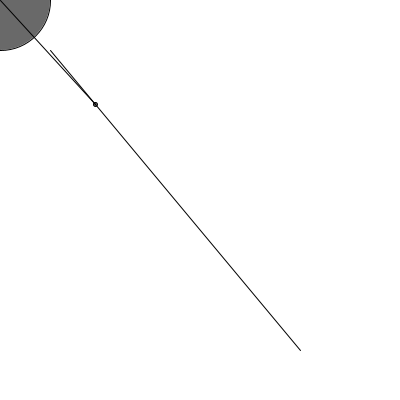
Frame 1 (no input)
Frame 60 (the mouse pressed at the canvas centre just before this capture): identical to frame 1, image omitted
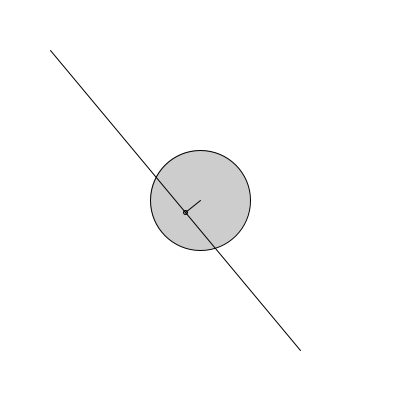
Frame 120 (the mouse held since frame 60 and released just before this capture)

The Processing sketch that drew these frames (run headless with seeded random() and noise(); from frame 60 on, the mouse is pressed at the canvas centre):

// Processing sketch: collision_of_a_line_and_circle
// ── collision_of_a_line_and_circle.pde
PVector p1, p2;
int r = 50;
float dist;
void setup() {
  size(400, 400);
  p1 = new PVector(50, 50);
  p2 = new PVector(300, 350);
  noCursor();
}

void draw() {
  background(-1);
  PVector m = new PVector(mouseX, mouseY);
  stroke(0);
  line(p1.x, p1.y, p2.x, p2.y);


  dist = PVector.dist(m, p1);
  float ang = angle(p1, p2, m);
  dist = dist*cos((ang<PI/2)?ang:PI+ang);
  PVector d = calculate(p2, p1);
  line(m.x, m.y, d.x, d.y);
  boolean touch = collison(d.x, d.y, m.x, m.y);
  if (!touch)fill(0, 150);
  else fill(0, 50);
  ellipse(d.x, d.y, 4, 4);
  ellipse(m.x, m.y, 2*r, 2*r);
}

float angle(PVector pp1, PVector pp2, PVector mm) { // calculate an angle between two lines p1-->m & p1-->p2
  float m2 = (pp2.y-pp1.y)/(pp2.x-pp1.x);
  float m1 = (mm.y-pp1.y)/(mm.x-pp1.x); 
  float ang  = abs((m2-m1)/(1+m2*m1));
  return ang;
}

PVector calculate(PVector p, PVector q) { // calculate a point on a line at a distance "dist"
  PVector v = PVector.sub(p, q);
  float vnorm = 1/v.mag();
  PVector u = PVector.mult(v, vnorm);
  u.mult(dist);
  PVector t = PVector.add(q, u);
  return t;
}

boolean collison(float x, float y, float h, float k) { // check if the point lying on the circle or not
  int dr = (int)sqrt(sq(x-h)+sq(y-k));
  if (dr<52)return true;
  else return false;
}
